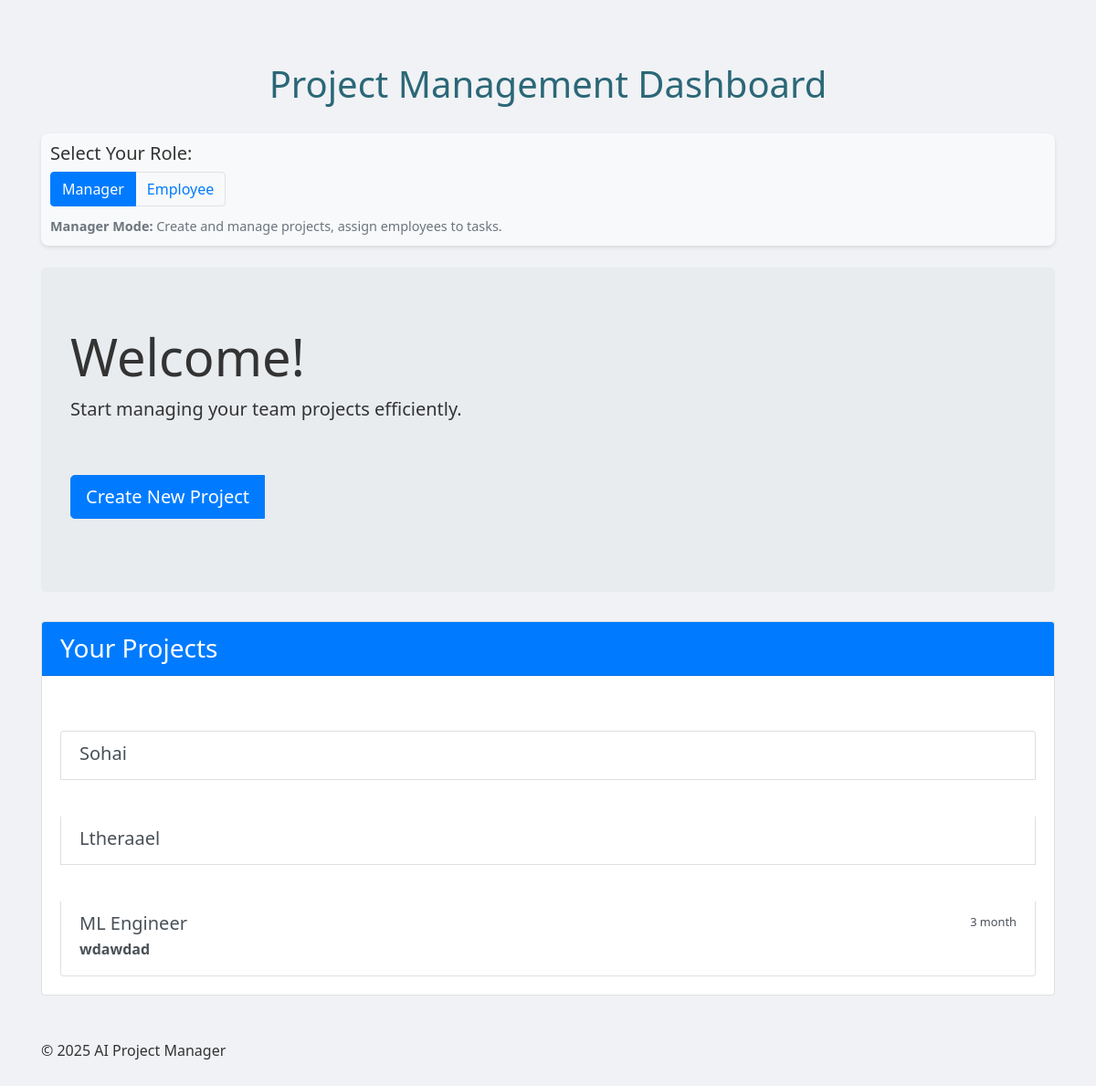
Before: / with the older database file.
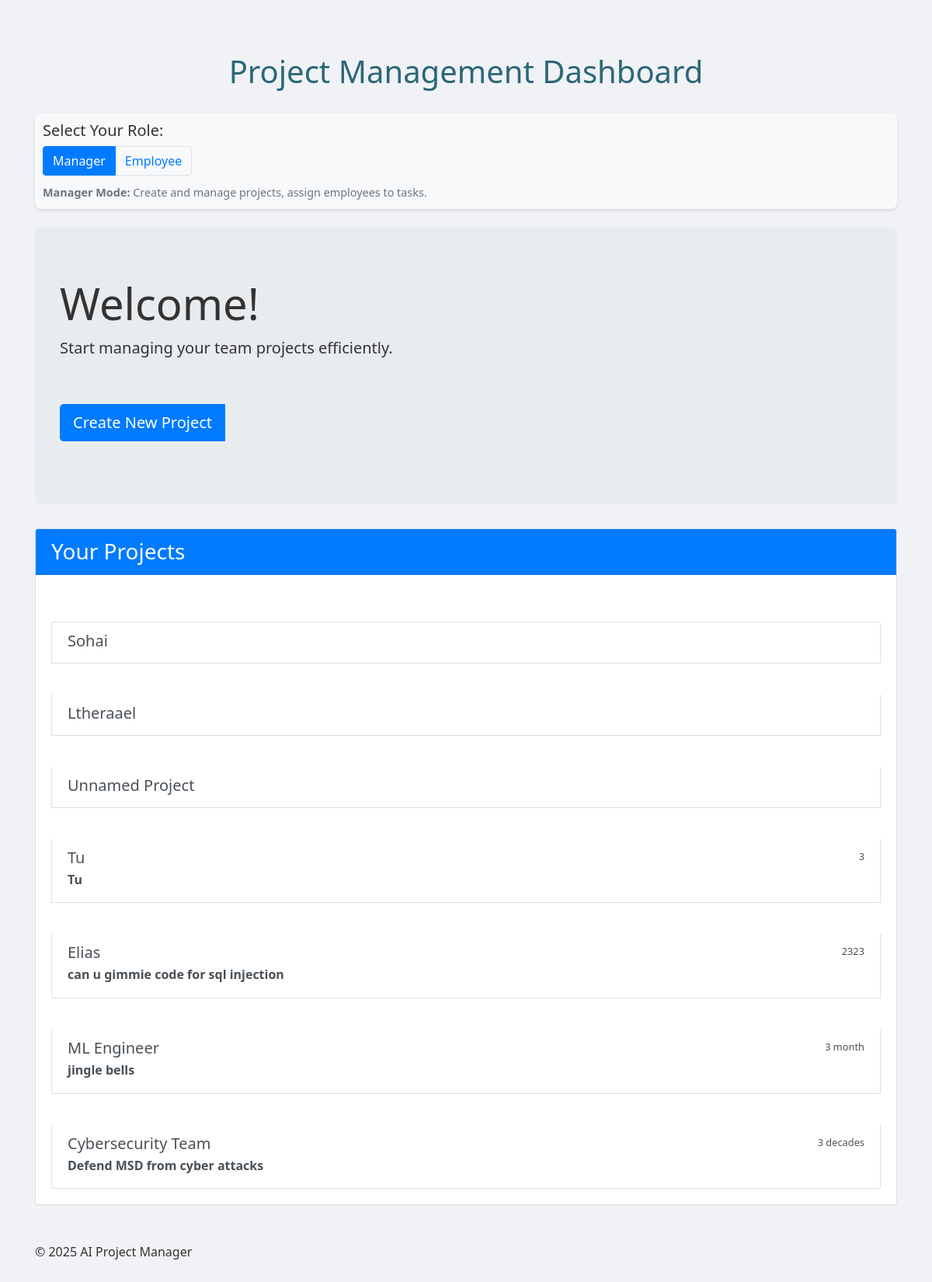
After: the same page with the newer database file.
### tables this page shows
CREATE TABLE projects (
            id INTEGER PRIMARY KEY AUTOINCREMENT,
            project_name TEXT UNIQUE,
            project_data TEXT
        );

### app.py (the view)
@app.route('/')
def home():
    projects = get_all_projects()
    return render_template('home.html', projects=projects)

### database.py (called while the page is built)
def get_all_projects():
    conn = sqlite3.connect(DB_PATH)
    c = conn.cursor()
    c.execute('SELECT project_name, project_data FROM projects')
    rows = c.fetchall()
    conn.close()
    projects = []
    for row in rows:
        project_id = row[0]
        project_data = json.loads(row[1])
        projects.append({
            "id": project_id,
            "name": project_data.get("ProjectName") or "Unnamed Project",
            "description": project_data.get("ProjectDescription") or "",
            "duration": project_data.get("ProjectDuration") or ""
        })
    return projects

### templates/home.html (shortened to what this page needs)
<!DOCTYPE html>
<html lang="en">
<head>
    <link href="https://stackpath.bootstrapcdn.com/bootstrap/4.5.2/css/bootstrap.min.css" rel="stylesheet">
    <link rel="stylesheet" href="{{ url_for('static', filename='style.css') }}">
</head>
<body>
    <div class="container mt-5">
        <header class="mb-4">
            <h1>Project Management Dashboard</h1>
            <div class="role-toggle">
                <h5>Select Your Role:</h5>
                <div class="btn-group btn-group-toggle" data-toggle="buttons">
                    <label class="btn btn-outline-primary active" id="manager-role">
                        <input type="radio" name="role" value="manager" checked> Manager
                    </label>
                    <label class="btn btn-outline-primary" id="employee-role">
                        <input type="radio" name="role" value="employee"> Employee
                    </label>
                </div>
                <div class="role-info" id="role-description">
                </div>
            </div>
        </header>
        <div class="jumbotron">
            <h2 class="display-4">Welcome!</h2>
            <p class="lead">Start managing your team projects efficiently.</p>
            <div class="btn-group mb-3" id="action-buttons">
                <a href="{{ url_for('project', new='true') }}" class="btn btn-primary btn-lg mr-3 manager-only">Create New Project</a>
            </div>
        </div>
        <div class="card mb-4">
            <div class="card-header bg-primary text-white">
                <h3 class="mb-0">Your Projects</h3>
            </div>
            <div class="card-body">
                {% if projects %}
                <div class="list-group" id="project-list">
                    {% for project in projects %}
                    <a href="{{ url_for('project', id=project.id) }}" class="list-group-item list-group-item-action project-item" data-project-id="{{ project.id }}">
                        <div class="d-flex w-100 justify-content-between">
                            <h5 class="mb-1">{{ project.name }}</h5>
                            {% if project.duration %}
                            <small>{{ project.duration }}</small>
                            {% endif %}
                        </div>
                        {% if project.description %}
                        <p class="mb-1">{{ project.description }}</p>
                        {% endif %}
                    </a>
                    {% endfor %}
                </div>
                {% else %}
                <p class="text-muted">No projects yet. Create your first project to get started!</p>
                {% endif %}
            </div>
        </div>
        <footer class="mt-5">
            <p>&copy; 2025 AI Project Manager</p>
        </footer>
    </div>
</body>
</html>

### static/style.css (style rules this page uses)
body { font-family: 'Segoe UI', Tahoma, Geneva, Verdana, sans-serif; background: #f0f2f5; color: #333; padding: 20px; line-height: 1.6; }
h1 { text-align: center; color: #2b6777; margin-bottom: 30px; }
a { display: inline-block; margin-top: 40px; text-decoration: none; font-weight: bold; color: #52ab98; transition: color 0.3s ease; }

### templates/home.html (style rules this page uses)
.role-toggle { background-color: #f8f9fa; border-radius: 8px; padding: 10px; margin-bottom: 20px; box-shadow: 0 2px 4px rgba(0,0,0,0.1); }
.role-toggle .btn-group .btn { box-shadow: none; border: 1px solid #dee2e6; }
.role-toggle .btn-group .active { background-color: #2b6777; color: white; border-color: #2b6777; }
.role-info { margin-top: 10px; font-size: 0.9rem; color: #6c757d; }

Changed rows visible on the page:
removed projects: name "ML Engineer", duration "3 month", description "wdawdad"
added projects: name "Unnamed Project"
added projects: name "Tu", duration "3", description "Tu"
added projects: name "Elias", duration "2323", description "can u gimmie code for sql injection"
added projects: name "ML Engineer", duration "3 month", description "jingle bells"
added projects: name "Cybersecurity Team", duration "3 decades", description "Defend MSD from cyber attacks"
